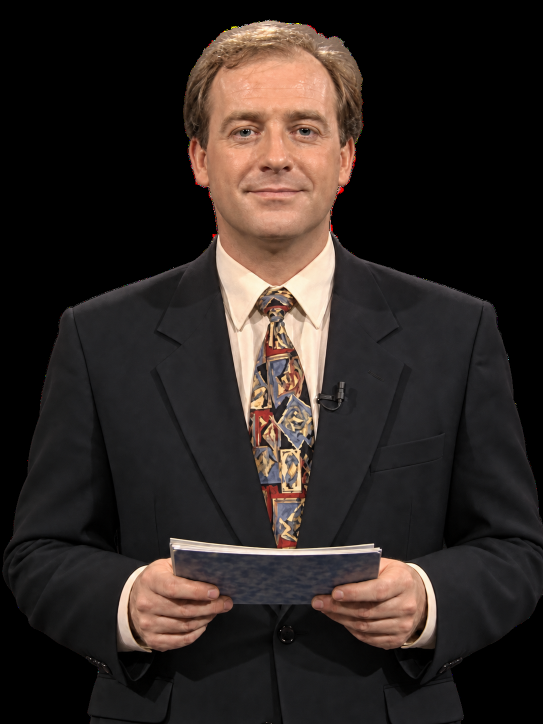
#> input picture references/graham/cutouts_v2/talk_closed.png, 1086 x 1448 px (shown at 1/2 size)
$ python import_graham_cutouts.py
#> lines starting #> are read from the running program, lines starting #| are printed output that depends on the picture; after the words box and inside, x2 and y2 are one past the last pixel; in counts of white or black regions, pixels touching at a corner belong together
#!/usr/bin/env python3
"""
Imports Graham's alpha cut-outs (references/graham/cutouts_v1, cutouts_v2[/alternates]) into
runtime assets for the composited Camera 1 shot (D022), and writes config/graham_cutouts.json.

  * every frame is registered (sub-pixel translation) to the base body `talk_closed`;
  * talking frames contribute ONLY a feathered lower-face patch pasted onto the base body, and
    blink frames ONLY an eye-band patch -> the body never shimmers between frames;
  * output is scaled for the 1440x1080 programme and imported as lossy WebP with alpha.

    python3 tools/art/import_graham_cutouts.py
Masters are never modified.
"""
import json
import os

import cv2
import numpy as np

ROOT = os.path.abspath(os.path.join(os.path.dirname(__file__), "..", ".."))
REF = os.path.join(ROOT, "references", "graham")
OUT = os.path.join(ROOT, "assets", "graham", "cut")
SCALE = 0.75                      # 1086x1448 -> 815x1086 (Graham fills a medium close-up)
BASE = "talk_closed"
# face geometry in the base frame (1086x1448 master space)
LOWER_FACE = ((552, 388), (142, 108), 22)   # centre, radii, feather
EYES = ((552, 268), (132, 44), 14)
FACE_BOX = (380, 120, 340, 380)             # x, y, w, h used for face registration

SOURCES = {
    # name: (batch path, kind)  kind: base | talk | blink:<onto> | whole
    "talk_closed": ("cutouts_v2/talk_closed.png", "base"),
    "talk_half": ("cutouts_v2/talk_half.png", "talk"),
    "talk_open": ("cutouts_v2/talk_open.png", "talk"),
    "talk_open_wide": ("cutouts_v2/talk_open_wide.png", "talk"),
    "talk_round": ("cutouts_v2/talk_round.png", "talk"),
    "talk_round_alt": ("cutouts_v2/alternates/talk_round_alt.png", "talk"),
    "neutral_blink": ("cutouts_v2/neutral_blink.png", "blink:talk_closed"),
    "neutral_blink_alt": ("cutouts_v2/alternates/neutral_blink_alt.png", "blink:talk_closed"),
    "restrained_smile": ("cutouts_v2/restrained_smile.png", "whole"),
    "restrained_smile_blink": ("cutouts_v2/restrained_smile_blink.png", "blink:restrained_smile"),
    "restrained_smile_alt": ("cutouts_v2/alternates/restrained_smile_alt.png", "whole"),
    "neutral_alt": ("cutouts_v2/alternates/neutral_alt.png", "whole"),
    "presenter_smile": ("cutouts_v2/presenter_smile.png", "whole"),
    "laughing": ("cutouts_v2/laughing.png", "whole"),
    "reading_cards": ("cutouts_v2/reading_cards.png", "whole"),
    "irritated_turn": ("cutouts_v2/irritated_turn.png", "whole"),
    "irritated_hold": ("cutouts_v2/irritated_hold.png", "whole"),
    "return_tense": ("cutouts_v2/return_tense.png", "whole"),
    "recovered_presenter": ("cutouts_v2/recovered_presenter.png", "whole"),
    "presenting_gesture": ("cutouts_v2/presenting_gesture.png", "whole"),
    "look_off_left": ("cutouts_v2/look_off_left.png", "whole"),
    "podium_glance": ("cutouts_v2/podium_glance.png", "whole"),
    "talk_open_single": ("cutouts_v2/alternates/talk_open_misframed.png", "single"),
    "talk_half_single": ("cutouts_v2/alternates/talk_half_misframed.png", "single"),
    "disappointed": ("cutouts_v1/disappointed.png", "whole"),
    "amused": ("cutouts_v1/amused.png", "whole"),
    "stare": ("cutouts_v1/stare.png", "whole"),
    "look_off": ("cutouts_v1/look_off.png", "whole"),
    "neutral_v1": ("cutouts_v1/neutral.png", "whole"),
    "eyes_closed": ("cutouts_v1/eyes_closed.png", "whole"),
    "embarrassed": ("cutouts_v1/embarrassed.png", "whole"),
    "irritated_front": ("cutouts_v1/irritated_front.png", "whole"),
    "off_air": ("cutouts_v1/off_air.png", "whole"),
    "rattled": ("cutouts_v1/rattled.png", "whole"),
}

# Semantic states -> frames. Missing states fall back; Director logic never sees filenames.
STATES = {
    "neutral": {"frame": "talk_closed", "blink": ["neutral_blink", "neutral_blink_alt"], "variants": ["neutral_alt"], "camera_motion": "quiet"},
    "restrained_smile": {"frame": "restrained_smile", "blink": ["restrained_smile_blink"], "variants": ["restrained_smile_alt"], "camera_motion": "quiet"},
    "presenter_smile": {"frame": "presenter_smile", "camera_motion": "standard"},
    "laughing": {"frame": "laughing", "camera_motion": "standard"},
    "amused": {"frame": "amused", "camera_motion": "quiet"},
    "presenting": {"frame": "talk_half", "talk": True, "camera_motion": "standard"},
    "reading_cards": {"frame": "reading_cards", "camera_motion": "quiet"},
    "irritated_turn": {"frame": "irritated_turn", "camera_motion": "none"},
    "irritated_hold": {"frame": "irritated_hold", "camera_motion": "none"},
    "irritated_front": {"frame": "irritated_front", "camera_motion": "none"},
    "angry": {"frame": "irritated_front", "camera_motion": "none"},
    "return_tense": {"frame": "return_tense", "camera_motion": "quiet"},
    "recovered_presenter": {"frame": "recovered_presenter", "camera_motion": "quiet"},
    "presenting_gesture": {"frame": "presenting_gesture", "camera_motion": "standard"},
    "open_hand_gesture": {"frame": "presenting_gesture", "camera_motion": "standard"},
    "disappointed": {"frame": "disappointed", "camera_motion": "quiet"},
    "stare": {"frame": "stare", "camera_motion": "none"},
    "look_off": {"frame": "look_off", "camera_motion": "none"},
    "look_off_left": {"frame": "look_off_left", "camera_motion": "quiet"},
    "podium_glance": {"frame": "podium_glance", "camera_motion": "quiet"},
    "applause_ack": {"frame": "podium_glance", "camera_motion": "quiet"},
    "embarrassed": {"frame": "embarrassed", "camera_motion": "quiet"},
    "rattled": {"frame": "rattled", "camera_motion": "quiet"},
    "off_air": {"frame": "off_air", "camera_motion": "none"},
    "eyes_closed": {"frame": "eyes_closed", "camera_motion": "none"},
}
TALK_CYCLE = ["talk_closed", "talk_half", "talk_open", "talk_open_wide", "talk_round", "talk_round_alt"]


def load(rel):
#> called with rel = 'cutouts_v2/talk_closed.png'
    im = cv2.imread(os.path.join(REF, rel), cv2.IMREAD_UNCHANGED)
#> im is the input picture: shape (1448, 1086, 4); mean B, G, R, A 35, 38.4, 46.4, 156.9
    assert im is not None and im.shape[2] == 4, rel
    return im.astype(np.float32)


def gray(im, box=None):
    g = cv2.cvtColor(im[..., :3].astype(np.uint8), cv2.COLOR_BGR2GRAY).astype(np.float32)
    if box:
        x, y, w, h = box
        g = g[y:y + h, x:x + w]
    return g


def shift(im, dx, dy):
    M = np.float32([[1, 0, dx], [0, 1, dy]])
    return cv2.warpAffine(im, M, (im.shape[1], im.shape[0]), flags=cv2.INTER_LINEAR, borderMode=cv2.BORDER_CONSTANT, borderValue=0)


def register(im, ref, box=None):
    """Translate im so it lines up with ref (phase correlation, optionally on a sub-box)."""
    (dx, dy), _ = cv2.phaseCorrelate(gray(ref, box), gray(im, box))
    return shift(im, -dx, -dy), (dx, dy)


def ellipse_mask(h, w, spec):
    (cx, cy), (rx, ry), feather = spec
    m = np.zeros((h, w), np.float32)
    cv2.ellipse(m, (cx, cy), (rx, ry), 0, 0, 360, 1.0, -1)
    return cv2.GaussianBlur(m, (0, 0), feather)[..., None]


def paste(base, patch, spec):
    m = ellipse_mask(base.shape[0], base.shape[1], spec)
    out = base.copy()
    out[..., :3] = base[..., :3] * (1 - m) + patch[..., :3] * m
    return out


def save(name, im):
#> called with name = 'talk_closed'
    os.makedirs(OUT, exist_ok=True)
    small = cv2.resize(im, (int(im.shape[1] * SCALE), int(im.shape[0] * SCALE)), interpolation=cv2.INTER_AREA)
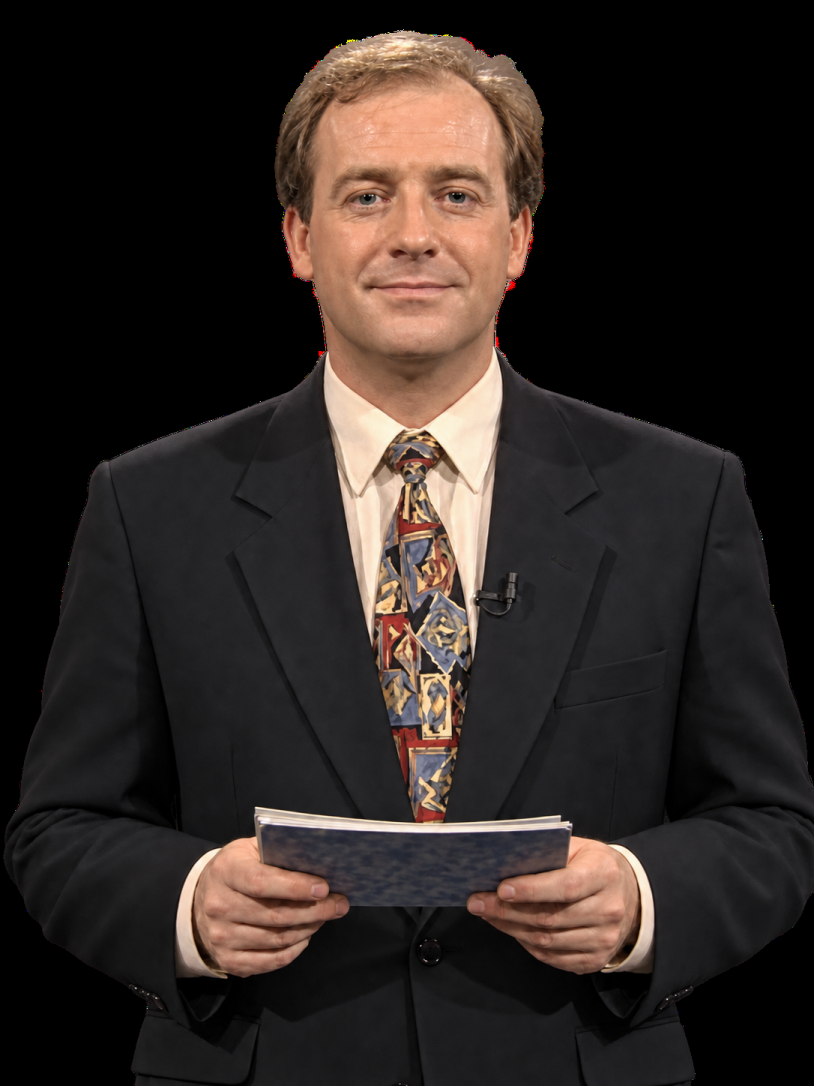
#> small: shape (1086, 814, 4) float32; mean B, G, R, A 35, 38.4, 46.4, 157.8; drawn with min black and max white
    p = os.path.join(OUT, name + ".png")
    cv2.imwrite(p, np.clip(small, 0, 255).astype(np.uint8))
    open(p + ".import", "w").write('[remap]\n\nimporter="texture"\ntype="CompressedTexture2D"\n\n[params]\n\ncompress/mode=1\ncompress/lossy_quality=0.9\nmipmaps/generate=false\nprocess/fix_alpha_border=true\n')
    return "res://assets/graham/cut/%s.png" % name


def main():
    base = load(SOURCES[BASE][0])
    done = {}
    report = {}
    paths = {}
    for name, (rel, kind) in SOURCES.items():
        im = load(rel)
        if kind == "base":
            out = im
            report[name] = "base"
        elif kind == "talk":
            reg, (dx, dy) = register(im, base, FACE_BOX)
            out = paste(base, reg, LOWER_FACE)
            report[name] = "lower-face patch, face shift (%.1f, %.1f)" % (dx, dy)
        elif kind.startswith("blink:"):
            onto = kind.split(":")[1]
            tgt = done.get(onto)
            if tgt is None:
                tgt = load(SOURCES[onto][0]) if onto == BASE else register(load(SOURCES[onto][0]), base)[0]
            reg, (dx, dy) = register(im, tgt, FACE_BOX)
            out = paste(tgt, reg, EYES)
            report[name] = "eye patch onto %s, face shift (%.1f, %.1f)" % (onto, dx, dy)
        elif kind == "single":
            out = im
            report[name] = "unregistered single shot (misframed; never in a loop)"
        else:
            out, (dx, dy) = register(im, base)
            report[name] = "whole-frame registration (%.1f, %.1f)" % (dx, dy)
        done[name] = out
        paths[name] = save(name, out)
#> pass 2 of the loop in main, `for name, (rel, kind) in SOURCES.items():`:
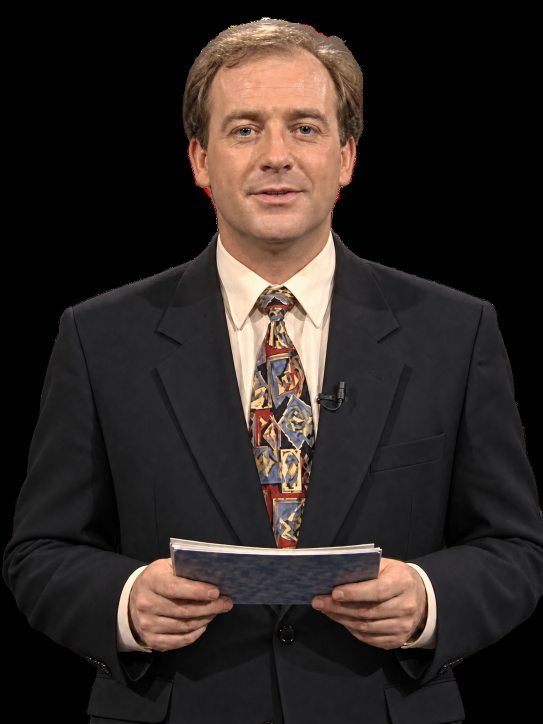
#> input picture references/graham/cutouts_v2/talk_half.png, 1086 x 1448 px (shown at 1/2 size)
#> in load, im is the input picture: shape (1448, 1086, 4); mean B, G, R, A 35.7, 39, 47, 157.8
#> in register, `(dx, dy), _ = cv2.phaseCorrelate(gray(ref, box), gray(im, box))`: dx = 0.885; dy = -1.67
#> in main, `reg, (dx, dy) = register(im, base, FACE_BOX)`: dx = 0.885; dy = -1.67
#> in ellipse_mask, `cv2.ellipse(m, (cx, cy), (rx, ry), 0, 0, 360, 1.0, -1)`:
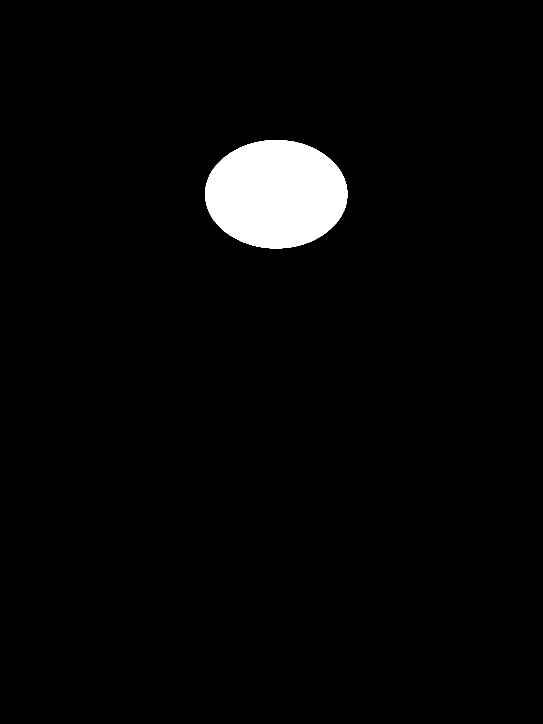
#> m: shape (1448, 1086) float32 (shown at 1/2 size); values 0 (black) and 1 (white), 3.1% white; 1 white region, box (x1, y1, x2, y2) and area: (410, 280, 695, 497) 48489
#> in save (call 2), `small = cv2.resize(im, (int(im.shape[1] * SCALE), int(im.shape[0] * SC..`:
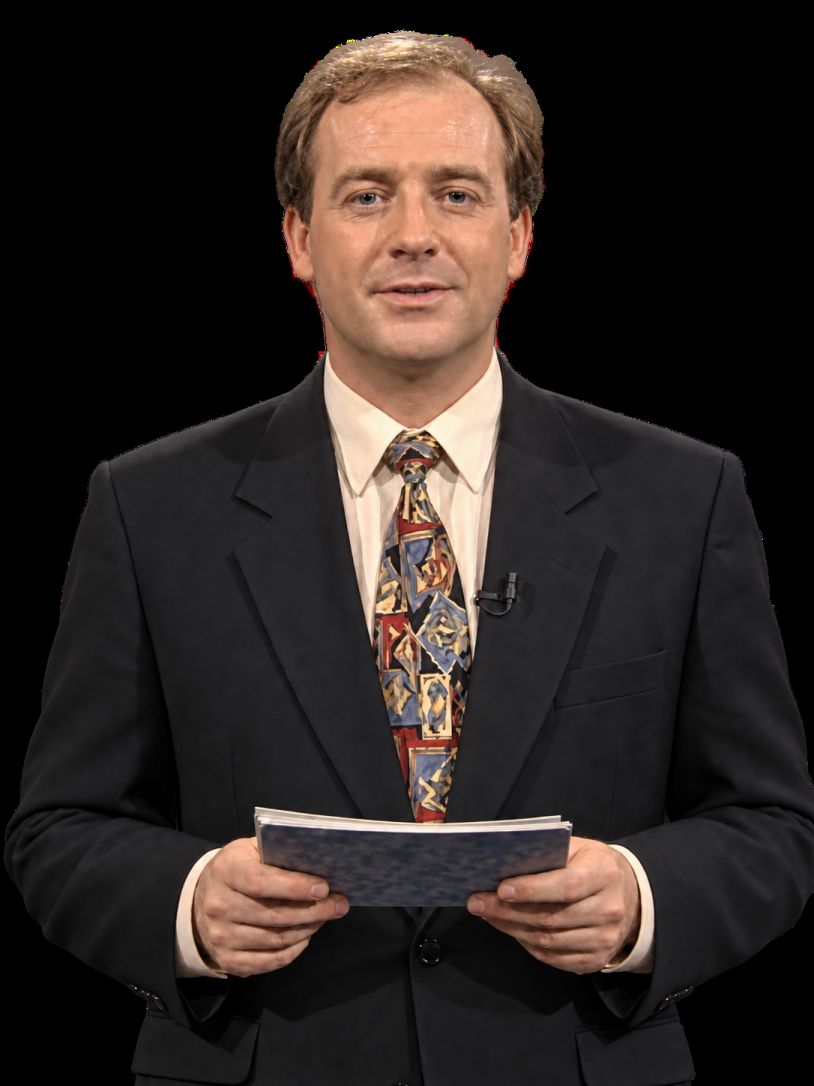
#> small: shape (1086, 814, 4) float32; mean B, G, R, A 35, 38.4, 46.4, 157.8; drawn with min black and max white
#> pass 3 of the loop in main, `for name, (rel, kind) in SOURCES.items():`:
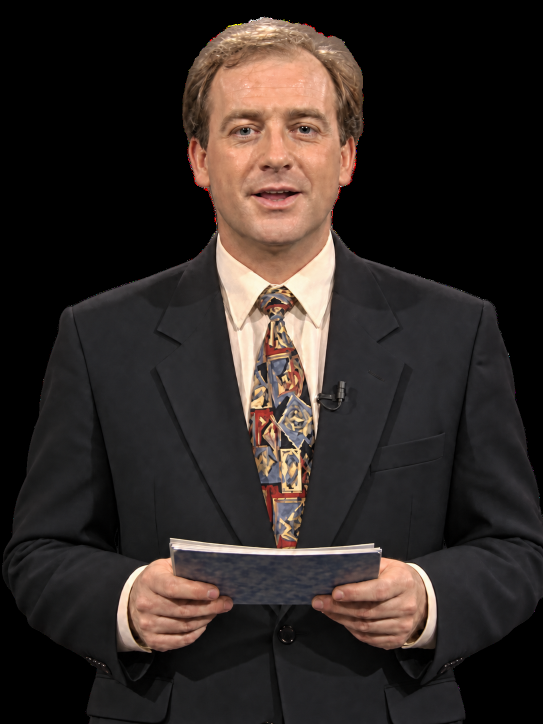
#> input picture references/graham/cutouts_v2/talk_open.png, 1086 x 1448 px (shown at 1/2 size)
#> in load, im is the input picture: shape (1448, 1086, 4); mean B, G, R, A 37.3, 40.6, 48.6, 158.4
#> in gray (call 4), `g = g[y:y + h, x:x + w]`:
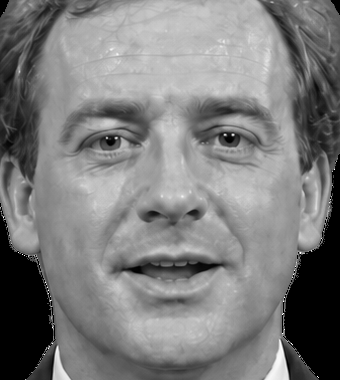
#> g: shape (380, 340) float32; min 0, max 255, mean 124.6
#> in main, `reg, (dx, dy) = register(im, base, FACE_BOX)`: dx = 0.047; dy = -1.98
#> in save (call 3), `small = cv2.resize(im, (int(im.shape[1] * SCALE), int(im.shape[0] * SC..`:
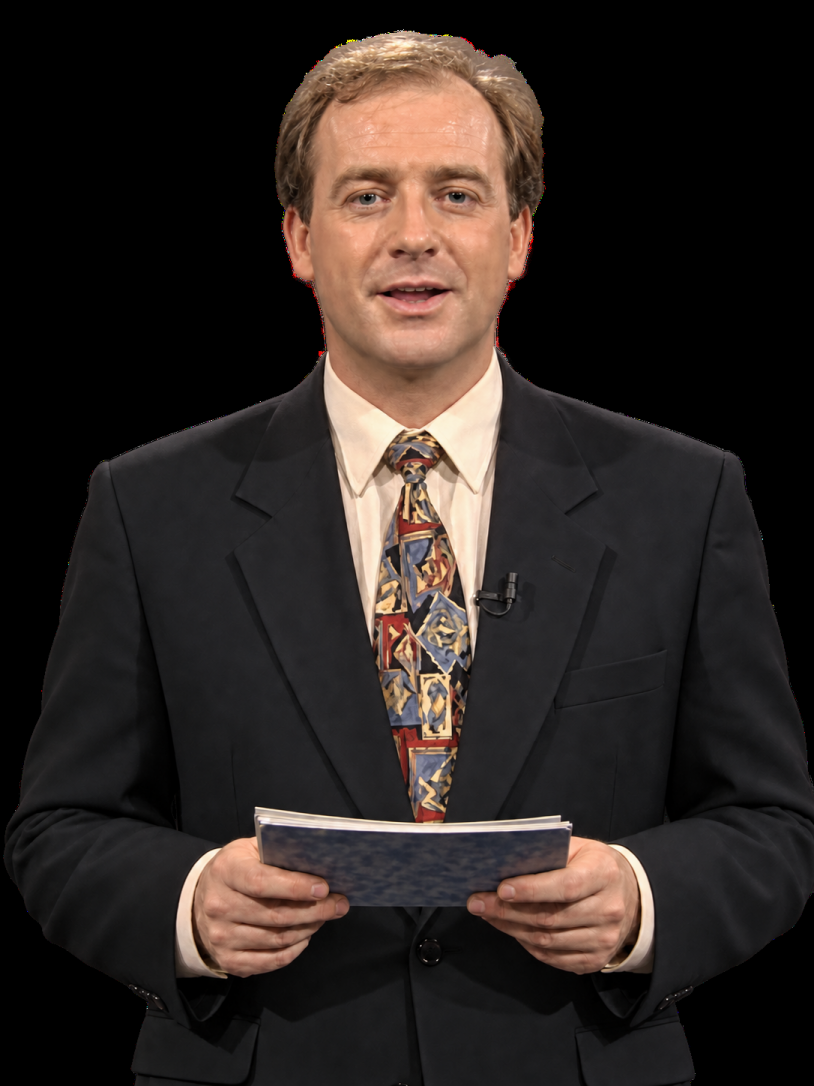
#> small: shape (1086, 814, 4) float32; mean B, G, R, A 35.1, 38.4, 46.5, 157.8; drawn with min black and max white
#> the loop made 7 passes; the first 3 are shown
    cfg = {
        "version": 1,
        "_comment": "Generated by tools/art/import_graham_cutouts.py. Composited Graham (D022): alpha cut-outs over the Mildew studio. Semantic states -> frames; full-frame pack plates (graham_states.json) remain the fallback.",
        "frame_size": [int(1086 * SCALE), int(1448 * SCALE)],
        "frames": paths,
        "states": STATES,
        "talk_cycle": TALK_CYCLE,
        "singles": ["talk_open_single", "talk_half_single"],
        "registration": report,
    }
    json.dump(cfg, open(os.path.join(ROOT, "config", "graham_cutouts.json"), "w"), indent=1)
    for k, v in report.items():
        print("%-24s %s" % (k, v))


if __name__ == "__main__":
#> (the run stopped early here; a loop or call above may not have finished)
